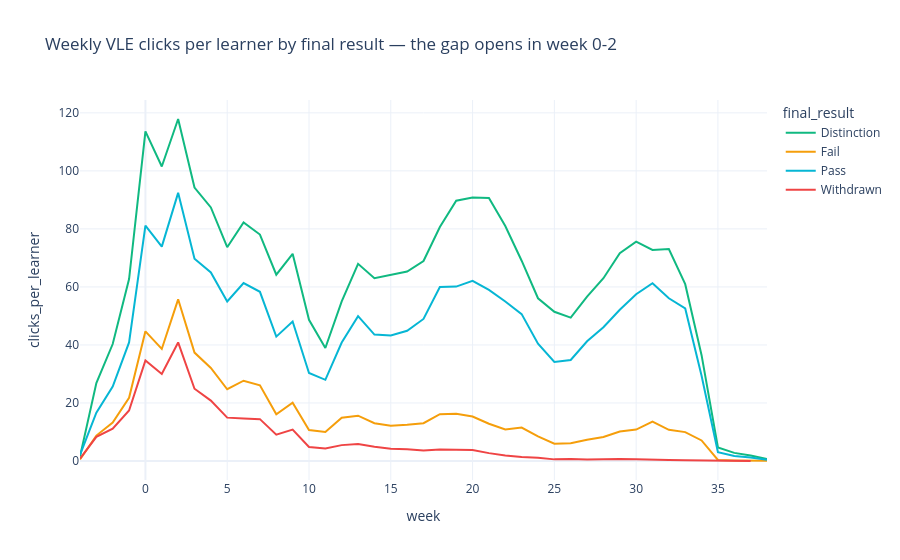

Notebook cell for this chart:
### Code cell
w2 = wk[(wk.week >= -4) & (wk.week <= 38)].groupby(['final_result','week']).agg(clicks=('clicks','sum')).reset_index()
n = df.final_result.value_counts(); w2['clicks_per_learner'] = w2.clicks / w2.final_result.map(n)
fig = px.line(w2, x='week', y='clicks_per_learner', color='final_result', color_discrete_map={'Distinction':BRAND[2],'Pass':BRAND[1],'Fail':BRAND[3],'Withdrawn':BRAND[4]},
              title='Weekly VLE clicks per learner by final result — the gap opens in week 0-2')
save(fig, "07_weekly_clicks_by_result"); fig.show()

### Figure 1 — Plotly figure (JSON) as saved in the notebook; plotly's stock layout.template omitted (floating-point values rounded to 4 significant figures)
{"data": [{"hovertemplate": "final_result=Distinction<br>week=%{x}<br>clicks_per_learner=%{y}<extra></extra>", "legendgroup": "Distinction", "line": {"color": "#10B981", "dash": "solid"}, "marker": {"symbol": "circle"}, "mode": "lines", "name": "Distinction", "orientation": "v", "showlegend": true, "type": "scatter", "x": [-4, -3, -2, -1, 0, 1, 2, 3, 4, 5, 6, 7, 8, 9, 10, 11, 12, 13, 14, 15, 16, 17, 18, 19, 20, 21, 22, 23, 24, 25, 26, 27, 28, 29, 30, 31, 32, 33, 34, 35, 36, 37, 38], "xaxis": "x", "y": [1.533, 26.85, 40.31, 62.74, 113.6, 101.5, 117.9, 94.25, 87.4, 73.69, 82.2, 78.05, 64.23, 71.4, 48.66, 38.95, 55.01, 67.97, 63.03, 64.24, 65.33, 68.92, 80.64, 89.69, 90.81, 90.67, 81.0, 69.03, 56.09, 51.43, 49.44, 56.66, 63.0, 71.65, 75.62, 72.75, 73.06, 60.95, 36.47, 4.641, 2.799, 1.93, 0.7153], "yaxis": "y"}, {"hovertemplate": "final_result=Fail<br>week=%{x}<br>clicks_per_learner=%{y}<extra></extra>", "legendgroup": "Fail", "line": {"color": "#F59E0B", "dash": "solid"}, "marker": {"symbol": "circle"}, "mode": "lines", "name": "Fail", "orientation": "v", "showlegend": true, "type": "scatter", "x": [-4, -3, -2, -1, 0, 1, 2, 3, 4, 5, 6, 7, 8, 9, 10, 11, 12, 13, 14, 15, 16, 17, 18, 19, 20, 21, 22, 23, 24, 25, 26, 27, 28, 29, 30, 31, 32, 33, 34, 35, 36, 37, 38], "xaxis": "x", "y": [0.5537, 8.761, 13.22, 21.79, 44.7, 38.62, 55.73, 37.37, 32.06, 24.73, 27.67, 26.1, 16.1, 20.11, 10.7, 9.993, 14.92, 15.63, 13.02, 12.17, 12.47, 13.02, 16.15, 16.32, 15.35, 12.85, 10.89, 11.53, 8.464, 5.965, 6.097, 7.35, 8.263, 10.17, 10.84, 13.6, 10.74, 9.957, 7.075, 0.3498, 0.2174, 0.189, 0.05247], "yaxis": "y"}, {"hovertemplate": "final_result=Pass<br>week=%{x}<br>clicks_per_learner=%{y}<extra></extra>", "legendgroup": "Pass", "line": {"color": "#06B6D4", "dash": "solid"}, "marker": {"symbol": "circle"}, "mode": "lines", "name": "Pass", "orientation": "v", "showlegend": true, "type": "scatter", "x": [-4, -3, -2, -1, 0, 1, 2, 3, 4, 5, 6, 7, 8, 9, 10, 11, 12, 13, 14, 15, 16, 17, 18, 19, 20, 21, 22, 23, 24, 25, 26, 27, 28, 29, 30, 31, 32, 33, 34, 35, 36, 37, 38], "xaxis": "x", "y": [2.128, 16.67, 25.69, 40.87, 81.1, 73.9, 92.43, 69.74, 64.99, 55.0, 61.34, 58.32, 42.87, 48.06, 30.35, 27.99, 40.83, 49.92, 43.59, 43.26, 44.9, 48.96, 59.97, 60.1, 62.12, 58.98, 54.98, 50.63, 40.42, 34.12, 34.84, 41.27, 46.1, 52.15, 57.46, 61.28, 56.08, 52.57, 29.41, 3.046, 1.698, 1.248, 0.4561], "yaxis": "y"}, {"hovertemplate": "final_result=Withdrawn<br>week=%{x}<br>clicks_per_learner=%{y}<extra></extra>", "legendgroup": "Withdrawn", "line": {"color": "#EF4444", "dash": "solid"}, "marker": {"symbol": "circle"}, "mode": "lines", "name": "Withdrawn", "orientation": "v", "showlegend": true, "type": "scatter", "x": [-4, -3, -2, -1, 0, 1, 2, 3, 4, 5, 6, 7, 8, 9, 10, 11, 12, 13, 14, 15, 16, 17, 18, 19, 20, 21, 22, 23, 24, 25, 26, 27, 28, 29, 30, 31, 32, 33, 34, 35, 36, 37], "xaxis": "x", "y": [0.8319, 8.307, 11.16, 17.4, 34.65, 30.02, 40.87, 24.92, 20.83, 14.95, 14.63, 14.43, 9.093, 10.85, 4.845, 4.314, 5.474, 5.872, 4.944, 4.225, 4.052, 3.593, 3.958, 3.967, 3.776, 2.715, 1.868, 1.34, 1.157, 0.5647, 0.7172, 0.5026, 0.6849, 0.7024, 0.5777, 0.3585, 0.3415, 0.2602, 0.1869, 0.004234, 0.002363, 0.005612], "yaxis": "y"}], "layout": {"legend": {"title": {"text": "final_result"}, "tracegroupgap": 0}, "title": {"text": "Weekly VLE clicks per learner by final result — the gap opens in week 0-2"}, "xaxis": {"anchor": "y", "domain": [0.0, 1.0], "title": {"text": "week"}}, "yaxis": {"anchor": "x", "domain": [0.0, 1.0], "title": {"text": "clicks_per_learner"}}}}
